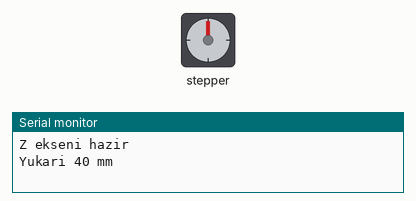
Simulated run of this sketch. Board: ESP32-S3. Parts: stepper motor, the last lines printed to the serial monitor. Wiring (inferred from the names in the program): stepper motor driver (200 steps per turn assumed): step GPIO 3; direction GPIO 2; enable GPIO 8.

Above: at 0.25 s.
At 1.15 s:
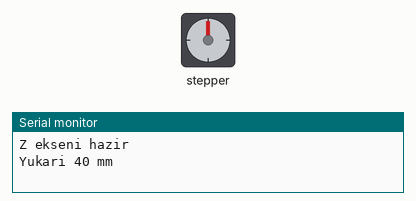
At 2.05 s:
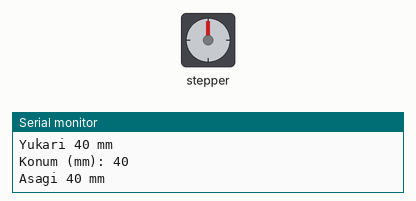
At 3.8 s:
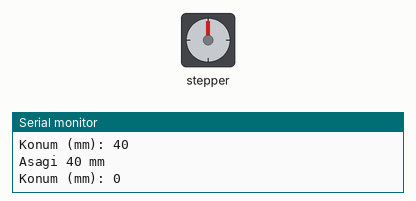
Timing chart, 0 to 8.5 s (numbered marks = the images above):
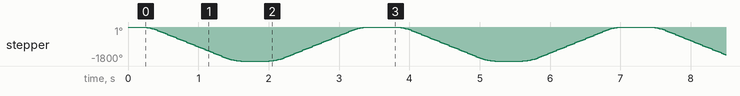

Measured:
- by itself, stepper: turns 1800° counter-clockwise in 1.4 s, then 1800° clockwise in 1.4 s, repeating every 3.6 s

The sketch:

z-axis-stepper.ino
```cpp
// Z axis on a T8x8 lead screw: an A4988 (full step: MS1-MS3 left open) with DIR on D2, STEP on D3 and EN on D8.
// It lifts the carriage 40 mm and lowers it again with a trapezoidal speed ramp, as AccelStepper does: a stepper
// started at full speed stalls; ramped up at a steady acceleration it follows. No libraries.
// 200 full steps a turn, 8 mm a turn: 25 steps a millimetre.

const int DIR_PIN = 2;
const int STEP_PIN = 3;
const int EN_PIN = 8;
const long STEPS_PER_MM = 25;

#ifdef LANG_EN
#define MSG_READY "Z axis ready"
#define MSG_UP "Up 40 mm"
#define MSG_DOWN "Down 40 mm"
#define MSG_AT "Position (mm): "
#else
#define MSG_READY "Z ekseni hazir"
#define MSG_UP "Yukari 40 mm"
#define MSG_DOWN "Asagi 40 mm"
#define MSG_AT "Konum (mm): "
#endif

long position = 0;   // steps from where it started

// Moves a number of steps (positive: up) from a slow start to vmax and back down to a stop, at a steady acceleration
// (steps/s and steps/s^2): the speed after each step is v + a/v, and it slows once the steps left are v^2 / 2a.
void moveSteps(long steps, float vmax, float accel) {
  // A right-hand screw turned with DIR LOW lifts its nut.
  digitalWrite(DIR_PIN, steps > 0 ? LOW : HIGH);
  delayMicroseconds(5);
  long n = steps > 0 ? steps : -steps;
  const float vmin = 100.0;
  float v = vmin;
  for (long i = 0; i < n; i++) {
    long left = n - i;
    if (left <= (long)(v * v / (2.0 * accel))) {
      v -= accel / v;
      if (v < vmin) v = vmin;
    } else if (v < vmax) {
      v += accel / v;
      if (v > vmax) v = vmax;
    }

    unsigned long period = (unsigned long)(1000000.0 / v);
    digitalWrite(STEP_PIN, HIGH);
    delayMicroseconds(2);
    digitalWrite(STEP_PIN, LOW);
    delayMicroseconds(period > 60 ? period - 60 : 1);   // the arithmetic above takes about that long
    position += steps > 0 ? 1 : -1;
  }
}

void setup() {
  pinMode(DIR_PIN, OUTPUT);
  pinMode(STEP_PIN, OUTPUT);
  pinMode(EN_PIN, OUTPUT);
  digitalWrite(EN_PIN, LOW);   // the A4988 runs while EN is LOW
  Serial.begin(9600);
  Serial.println(MSG_READY);
  delay(200);
}

void loop() {
  Serial.println(MSG_UP);
  moveSteps(40 * STEPS_PER_MM, 800, 3000);
  Serial.print(MSG_AT);
  Serial.println(position / STEPS_PER_MM);
  delay(400);
  Serial.println(MSG_DOWN);
  moveSteps(-40 * STEPS_PER_MM, 800, 3000);
  Serial.print(MSG_AT);
  Serial.println(position / STEPS_PER_MM);
  delay(400);
}
```
